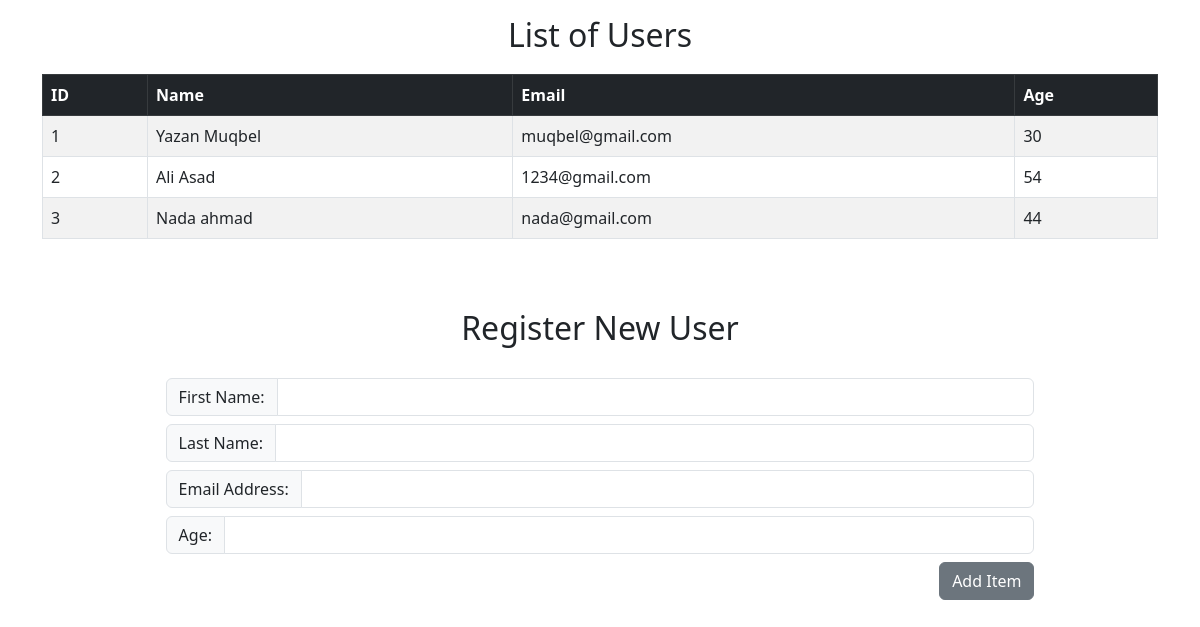
The page / on the database its author committed.
### users_app/models.py (models this page shows)
class User(models.Model):
    first_name = models.CharField(max_length=255)
    last_name = models.CharField(max_length=255)
    email_address = models.EmailField()
    age = models.IntegerField()
    created_at = models.DateTimeField(auto_now_add=True)
    updated_at = models.DateTimeField(auto_now=True)

### users_app/views.py (the view)
# urls.py: path('', views.home, name='user-home'),
def home(request):
    context = {
        'users': User.objects.all()
    }
    return render(request, 'index.html', context)

### users_app/templates/index.html (shortened to what this page needs)
{% load static %}
<!DOCTYPE html>
<html lang="en">
<head>
    <link rel="stylesheet" href="{% static 'css/bootstrap.min.css' %}">
</head>
<body>
    <div class="container">
        <h2 class="heading-2 mt-3" style="text-align: center; margin-bottom: 20px;">List of Users</h2>
        <table class="table table-bordered table-striped">
            <thead class="table-dark">
                <tr>
                    <th scope="col">ID</th>
                    <th scope="col">Name</th>
                    <th scope="col">Email</th>
                    <th scope="col">Age</th>
                </tr>
            </thead>
            <tbody>
                {% for user in users %}
                <tr>
                    <td>{{ user.id }}</td>
                    <td>{{ user.first_name }} {{ user.last_name }}</td>
                    <td>{{ user.email_address }}</td>
                    <td>{{ user.age }}</td>
                </tr>
                {% endfor %}
            </tbody>
        </table>
    </div>
    <div class="container" style="margin-top: 70px;">
        <h2 class="heading-2 mt-3" style="text-align: center; margin-bottom: 30px;">Register New User</h2>
        <div class="container" style="width: 80%;">
            <form action="{% url 'add-user' %}" method="post">
                <div class="input-group mb-2">
                    <label class="input-group-text" for="first">First Name:</label>
                    <input class="form-control" type="text" name="first" id="first">
                </div>
                <div class="input-group mb-2">
                    <label class="input-group-text" for="last">Last Name:</label>
                    <input type="text" class="form-control" name="last" id="last">
                </div>
                <div class="input-group mb-2">
                    <label class="input-group-text" for="email">Email Address:</label>
                    <input type="email" class="form-control" name="email" id="email">
                </div>
                <div class="input-group mb-2">
                    <label class="input-group-text" for="age">Age:</label>
                    <input type="number" class="form-control" name="age" id="age">
                </div>
                <button class="btn btn-secondary" style="float: right;" type="submit">Add Item</button>
            </form>
        </div>
    </div>
</body>
</html>

### rows shown on the page
User: id "1", first_name "Yazan", last_name "Muqbel", email_address "muqbel@gmail.com", age "30"
User: id "2", first_name "Ali", last_name "Asad", email_address "1234@gmail.com", age "54"
User: id "3", first_name "Nada", last_name "ahmad", email_address "nada@gmail.com", age "44"
